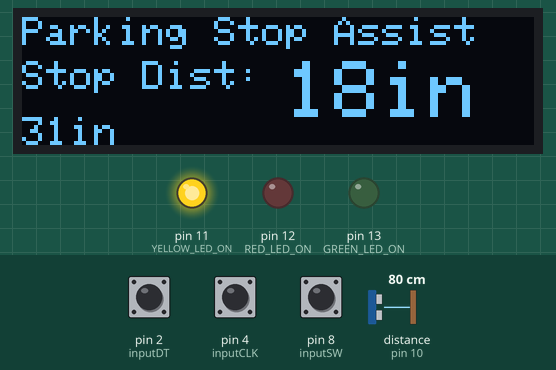
Recording of a sketch running on a simulated Arduino Uno, built with avr-gcc and run on an emulated ATmega328P. Shown: 128×32 one-colour display, output pins drawn as LEDs (lit = HIGH). The inputs (shaded band) are chosen by the test bench; at power-on: distance to the obstacle (sensor on pin 10) 80 cm, pin 2 (inputDT) HIGH, pin 4 (inputCLK) HIGH, pin 8 (inputSW) HIGH. The echo pulse lasts 58.3 µs per cm; what the sketch prints to the serial monitor is not drawn.

Above: at 13.3 s.
13.4 s: distance to the obstacle (sensor on pin 10) set to 48 cm
At 15.0 s:
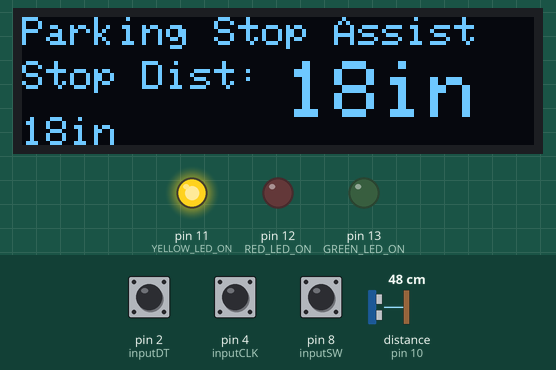
16.1 s: distance to the obstacle (sensor on pin 10) set to 41 cm
At 18.3 s:
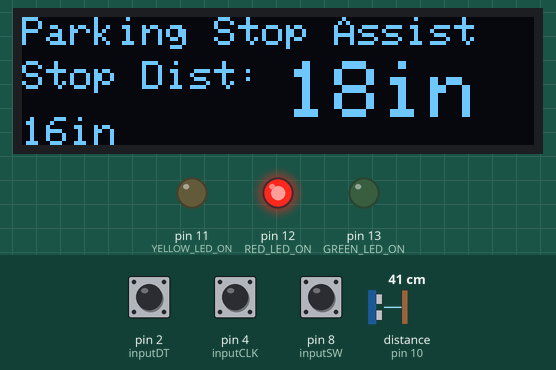
18.6 s: distance to the obstacle (sensor on pin 10) set to 259 cm
At 20.3 s:
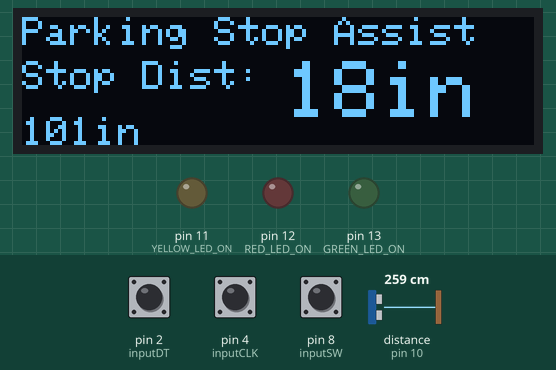
25.4 s: distance to the obstacle (sensor on pin 10) set to 204 cm
At 27.7 s:
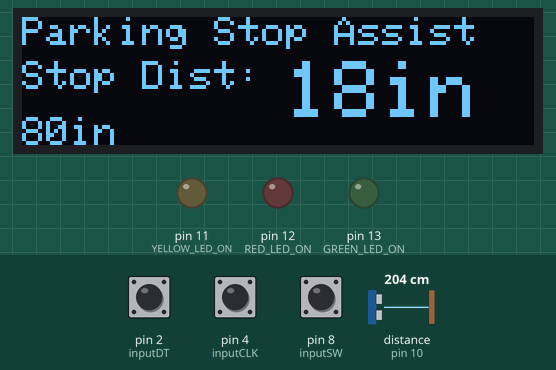
28.0 s: distance to the obstacle (sensor on pin 10) set to 195 cm
At 29.1 s:
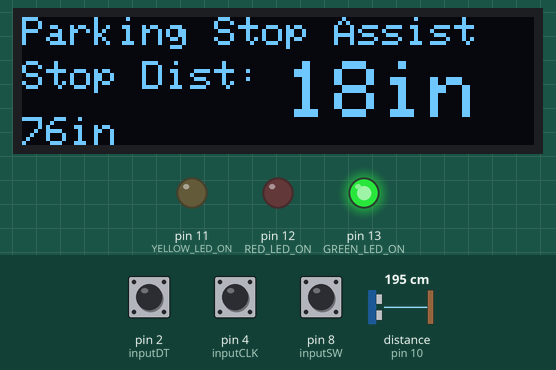
Timing chart, 0 to 31.0 s (numbered marks = the images above; inputs shaded):
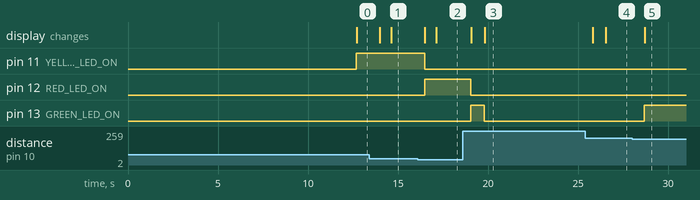

Measured:
- the behaviour switches between 46 and 45 cm on distance to the obstacle (sensor on pin 10) (found by bisection; images 1 and 2)
- the behaviour switches between 199 and 198 cm on distance to the obstacle (sensor on pin 10) (found by bisection; images 4 and 5)
- after the input at 13.4 s, the display: first changes after 0.58 s (image 1 shows a later state)
- after the input at 16.1 s, pin 11 (YELLOW_LED_ON): HIGH → LOW after 0.38 s; pin 12 (RED_LED_ON): LOW → HIGH after 0.38 s; the display: first changes after 0.40 s (image 2 shows a later state)
- after the input at 18.6 s, pin 12 (RED_LED_ON): HIGH → LOW after 0.45 s; pin 13 (GREEN_LED_ON): LOW → HIGH after 0.45 s, → LOW 0.75 s later; the display: first changes after 0.46 s (image 3 shows a later state)
- after the input at 25.4 s, the display: first changes after 0.43 s (image 4 shows a later state)
- after the input at 28.0 s, pin 13 (GREEN_LED_ON): LOW → HIGH after 0.69 s; the display: changes after 0.71 s (image 5)

The sketch:

Garage_Parking_Light.ino
```cpp
//For OLED Display
#include <SPI.h>
#include <Wire.h>
#include <Adafruit_GFX.h>
#include <Adafruit_SSD1306.h>
#include <Ultrasonic.h>
#include <EEPROM.h>
/*
 * Parking Assist Stoplight
 * Created by Ty Palowski
 * https://youtube.com/c/typalowski
 *
 *
 *  I haven't located a github repository for Ty (pjk)
 */
 /************************** Configuration ***********************************
 *
 *    Modifications made to source code by
 *    Peter Kelly (pjk)
 *    eeguy98@gmail.com
 *
 *    Fusion 360 models for 3D printing created by Peter Kelly.
 *
 *  Revision History
 *  Rev       Author        Changes
 *  1.00      pjk           Initial changes from Ty's original code found at
 *                            https://create.arduino.cc/projecthub/typalowski/parking-assist-stoplight-2794d7
 *                            View README to find major changes in my build and Ty's initial release.
 *
 */

//For Rotary Encoder
int inputCLK = 4;     //Encoder Pin CLK (Clock)
int inputDT = 2;      //Encoder Pin DT (Data)
int inputSW = 8;      //Encoder Pin SW (Switch)

int counter = 1;      // Offset from startup value of light1
                      //  This is incremented/decremented with every click of teh encoder
int currentStateCLK = LOW;
int previousStateCLK = currentStateCLK;
int switchState = HIGH;

String encdir ="";

//For Ultrasonic Sensor
#define TRIGGER_PIN 9   // US Trigger pin.  Toggle to start measurement
#define ECHO_PIN   10   // US Echo Pin.  Measure length to convert to inches

#define RED_LED_ON    12      // Current supply for RED LED
#define YELLOW_LED_ON 11      // Current supply for YELLOW LED
#define GREEN_LED_ON  13      // Current supply for GREEN LED

/*********************************************
 *
 *
 * Red light span
 * |             |<- light1 (red_const)
 *                Yellow light Span
 *               |                      |<- light2 = light1 + yellow_const
 *                                       Green light span
 *                                      |                         |<- light3 = light2 + green_const
 *                                                                 No LED on
 *                                                                >|  Anything greater than the Green gap
 *
 */
                    // The following variables change as the encoder is turned
int light1 = 18;    // Distance used to make a decision on which LED to turn on
int light2 = 24;    //  These only change when the switch button is pressed.
int light3 = 36;    //  These values are stored in EEPROM
int distance1;
                                        // The constant numbers determine the gaps
unsigned char  red_const = light1;      // How close you can get when the light turns red (in inch)
unsigned char  yellow_const = light2;   // Light turns yellow
unsigned char  green_const = light3;    // Light turns green


#define SCREEN_WIDTH 128 // OLED display width, in pixels
#define SCREEN_HEIGHT 32 // OLED display height, in pixels

// Declaration for an SSD1306 display connected to I2C (SDA, SCL pins)
#define OLED_RESET     4 // Reset pin # (or -1 if sharing Arduino reset pin)

/*******************************************************
 *
 *  Set up the EEPROM addresses
 *  ADDR      DATA
 *  ----      ----
 *  0x00      Current 'RED' distance
 *  0x01      Gap from RED to YELLOW
 *  0x02      Gap from YELLOW  to GREEN
 *
 ********************************************************/
#define RED_DIST    0
#define YELLOW_GAP  1
#define GREEN_GAP   2
#define MAX_EEPROM  256

#define DEBUG 1       //  Turn on or off the DEBUG output
#define CLEAR_EEPROM  0   // Used to clear the EEPROM if you get it too hosed.


Adafruit_SSD1306 display(SCREEN_WIDTH, SCREEN_HEIGHT, &Wire, OLED_RESET);

//#define LOGO_HEIGHT   16
//#define LOGO_WIDTH    16
const unsigned char myBitmap [] PROGMEM =
{ // 'stoplight and jeep, 128x32px
  0x00, 0x00, 0x0f, 0xc0, 0x00, 0x00, 0x00, 0x00, 0xff, 0xff, 0xff, 0xf0, 0x00, 0x00, 0x00, 0x00,
  0x00, 0x00, 0x1f, 0xf0, 0x00, 0x00, 0x00, 0x01, 0xff, 0xff, 0xff, 0xf8, 0x00, 0x00, 0x00, 0x00,
  0x00, 0x00, 0x7f, 0xf8, 0x00, 0x00, 0x00, 0x01, 0x80, 0x06, 0x00, 0x18, 0x00, 0x00, 0x00, 0x00,
  0x00, 0x00, 0xff, 0xfe, 0x00, 0x00, 0x00, 0x01, 0x80, 0x06, 0x00, 0x18, 0x00, 0x00, 0x00, 0x00,
  0x00, 0xff, 0xfc, 0xff, 0xfc, 0x00, 0x00, 0x01, 0xe0, 0x07, 0x80, 0x1c, 0x00, 0x00, 0x00, 0x00,
  0x00, 0xff, 0xf0, 0x3f, 0xfc, 0x00, 0x07, 0xc1, 0xe0, 0x07, 0x80, 0x0e, 0x00, 0x00, 0x00, 0x00,
  0x00, 0xff, 0xf0, 0x1f, 0xfc, 0x00, 0x07, 0xc1, 0xe0, 0x07, 0x80, 0x1e, 0x00, 0x00, 0x00, 0x00,
  0x00, 0x7f, 0xf0, 0x1f, 0xf8, 0x00, 0x06, 0xc1, 0xe0, 0x07, 0x80, 0x3e, 0x00, 0x00, 0x00, 0x00,
  0x00, 0x3f, 0xf0, 0x1f, 0xf0, 0x00, 0x07, 0xc1, 0xb0, 0x06, 0xc0, 0x3f, 0xff, 0x00, 0x00, 0x00,
  0x00, 0x0f, 0xf0, 0x3f, 0xe0, 0x00, 0x07, 0xcf, 0xf8, 0x07, 0xc0, 0x3f, 0xff, 0xff, 0x80, 0x00,
  0x00, 0x0f, 0xf8, 0x7f, 0xc0, 0x00, 0x07, 0xff, 0xff, 0xff, 0xff, 0xff, 0xff, 0xff, 0x80, 0x00,
  0x00, 0x01, 0xff, 0xfe, 0x00, 0x00, 0x07, 0xdf, 0xff, 0xff, 0xff, 0xff, 0xff, 0xff, 0xa0, 0x00,
  0x00, 0x00, 0xff, 0xfc, 0x00, 0x00, 0x07, 0xdf, 0xff, 0xff, 0xff, 0xff, 0xff, 0xff, 0xe0, 0x00,
  0x00, 0xff, 0xfe, 0xff, 0xfc, 0x00, 0x07, 0xdf, 0xff, 0xff, 0xff, 0xff, 0xff, 0xff, 0xe0, 0x00,
  0x00, 0xff, 0xf0, 0x3f, 0xfc, 0x00, 0x07, 0xff, 0xff, 0xff, 0xff, 0xff, 0xff, 0xff, 0xe0, 0x00,
  0x00, 0xff, 0xf0, 0x1f, 0xfc, 0x00, 0x07, 0xdf, 0xff, 0xff, 0xff, 0xff, 0xff, 0xff, 0xff, 0x00,
  0x00, 0x7f, 0xf0, 0x1f, 0xf8, 0x00, 0x07, 0xdf, 0xff, 0xff, 0xff, 0xff, 0xff, 0xff, 0xff, 0x00,
  0x00, 0x3f, 0xf0, 0x1f, 0xf8, 0x00, 0x07, 0xdf, 0xff, 0xff, 0xff, 0xff, 0xff, 0xff, 0xff, 0x00,
  0x00, 0x1f, 0xf0, 0x3f, 0xe0, 0x00, 0x00, 0x7f, 0xff, 0xff, 0xff, 0xff, 0xff, 0xff, 0xff, 0x00,
  0x00, 0x0f, 0xf8, 0x3f, 0xc0, 0x00, 0x00, 0xff, 0xff, 0xff, 0xff, 0xff, 0xff, 0xff, 0xfe, 0x00,
  0x00, 0x07, 0xff, 0xff, 0xc0, 0x00, 0x00, 0xff, 0xff, 0xff, 0xff, 0xff, 0xff, 0xff, 0xf0, 0x00,
  0x00, 0x00, 0xff, 0xfe, 0x00, 0x00, 0x00, 0xff, 0xff, 0xff, 0xff, 0xff, 0xff, 0xff, 0xe0, 0x00,
  0x00, 0x01, 0xff, 0xfe, 0x00, 0x00, 0x00, 0x07, 0xff, 0xff, 0xff, 0xff, 0xff, 0xff, 0xc0, 0x00,
  0x00, 0xff, 0xf8, 0x7f, 0xfc, 0x00, 0x00, 0x03, 0xff, 0xf6, 0x00, 0x00, 0x6f, 0xff, 0xc0, 0x00,
  0x00, 0xff, 0xf0, 0x3f, 0xfc, 0x00, 0x00, 0x03, 0xff, 0xf0, 0x00, 0x00, 0x07, 0xff, 0xc0, 0x00,
  0x00, 0xff, 0xf0, 0x1f, 0xfc, 0x00, 0x00, 0x03, 0xff, 0xf0, 0x00, 0x00, 0x0f, 0xff, 0xc0, 0x00,
  0x00, 0x7f, 0xe0, 0x1f, 0xf8, 0x00, 0x00, 0x01, 0xff, 0xe0, 0x00, 0x00, 0x07, 0xff, 0x80, 0x00,
  0x00, 0x3f, 0xf0, 0x1f, 0xf0, 0x00, 0x00, 0x01, 0xff, 0xe0, 0x00, 0x00, 0x07, 0xff, 0x80, 0x00,
  0x00, 0x0f, 0xf0, 0x3f, 0xc0, 0x00, 0x00, 0x00, 0xff, 0xc0, 0x00, 0x00, 0x03, 0xff, 0x00, 0x00,
  0x00, 0x0f, 0xfc, 0x7f, 0xc0, 0x00, 0x00, 0x00, 0x7f, 0x80, 0x00, 0x00, 0x01, 0xfe, 0x00, 0x00,
  0x00, 0x01, 0xff, 0xfe, 0x00, 0x00, 0x00, 0x00, 0x14, 0x00, 0x00, 0x00, 0x00, 0x38, 0x00, 0x00,
  0x00, 0x00, 0x7f, 0xf8, 0x00, 0x00, 0x00, 0x00, 0x00, 0x00, 0x00, 0x00, 0x00, 0x00, 0x00, 0x00};

void setup()
{ Serial.begin (9600);              // Set up serial port to 9600
  pinMode(TRIGGER_PIN, OUTPUT);     // Ultrasonic (US) Trigger is an output to start the signal
  pinMode(ECHO_PIN, INPUT);         // US Echo is an input to measure time on
  pinMode(RED_LED_ON, OUTPUT);            // Set up the LED 'turn-on' pins to output
  pinMode(YELLOW_LED_ON, OUTPUT);
  pinMode(GREEN_LED_ON, OUTPUT);

  attachInterrupt(digitalPinToInterrupt(inputDT), update, CHANGE);

   // Set encoder pins as inputs
   pinMode (inputCLK, INPUT_PULLUP);    // Encoder pins are all pullups, since the
   pinMode (inputDT, INPUT_PULLUP);     //  encoder I used switches to GND  (pjk)
   pinMode (inputSW, INPUT_PULLUP);

   // SSD1306_SWITCHCAPVCC = generate display voltage from 3.3V internally
  if(!display.begin(SSD1306_SWITCHCAPVCC, 0x3C)) { // Address 0x3C for 128x32
    Serial.println(F("SSD1306 allocation failed"));
    for(;;); // Don't proceed, loop forever
  }

  // Clear the buffer
  display.clearDisplay();     //  Print the pretty graphcs Ty made
  display.setRotation (2);

  display.drawBitmap(0, 0, myBitmap, 128, 64, WHITE); // display.drawBitmap(x position, y position, bitmap data, bitmap width, bitmap height, color)

  // Show the display buffer on the screen. You MUST call display() after
  // drawing commands to make them visible on screen!
  display.display();
  delay(2000);

#if CLEAR_EEPROM
    EEPROM.write(RED_DIST, 0xff);     // Clear all your current values
    EEPROM.write(YELLOW_GAP, 0xff);   //  so you are clean on reboot.
    EEPROM.write(GREEN_GAP, 0xff);
#endif

#if DEBUG
    Serial.print("EEPROM[0] = ");
    Serial.println(EEPROM.read(RED_DIST));
    Serial.print("EEPROM[1] = ");
    Serial.println(EEPROM.read(YELLOW_GAP));
    Serial.print("EEPROM[2] = ");
    Serial.println(EEPROM.read(GREEN_GAP));

    delay(10000);
#endif
  if (EEPROM.read(RED_DIST) != 0xff)    // If it's never been written...
    light1 = (EEPROM.read(RED_DIST));

  if (EEPROM.read(YELLOW_GAP) != 0xff)
    light2 = (EEPROM.read(YELLOW_GAP));

  if (EEPROM.read(GREEN_GAP) != 0xff)
    light3 = (EEPROM.read(GREEN_GAP));

#if DEBUG
    Serial.print("red_const = ");
    Serial.println(light1);
    Serial.print("yellow_const = ");
    Serial.println(light2);
    Serial.print("green_const = ");
    Serial.println(light3);
#endif

red_const = light1;   // How close you can get when the light turns red (in inch)
                      // The other lights vary based on the gap set above

}

void loop(){

//  Set up local variables used in loop()
  long duration, distance;
  unsigned char i, dist_smooth = 10;    // Get a few samples of the US to smooth out noise
  float dist_total;

// BUTTON
  switchState = digitalRead(inputSW); // Read the digital value of the switch (LOW/HIGH)
  // If the switch is pressed (LOW), print message and store new values
  if (switchState == LOW)
  {
    Serial.println("Switch pressed");
    EEPROM.write(RED_DIST, light1);                     // Store all your current values
    EEPROM.write(YELLOW_GAP, light1 + yellow_const);    //  so they are available on reboot.
    EEPROM.write(GREEN_GAP, light2 + green_const);
  }

  dist_total = 0;   // reset this
  for (i = 0; i < dist_smooth; i++){
    Ultrasonic ultrasonic(TRIGGER_PIN, ECHO_PIN);
    distance = ultrasonic.distanceRead()/2.54;  /* Read the distance, in cm.  Convert to inches */
    dist_total += distance;     // keep the running total
    delay(50);
  }
  distance = dist_total / i;    // Get the average

  Serial.print("Distance measured:");
  Serial.println(distance);

  light1 = counter + red_const;     // light1 ..2 and ..3 set the distance to change the active LED.
  light2 = light1 + yellow_const;
  light3 = light2 + green_const;
  distance1 = distance;

#if DEBUG
    Serial.print("red_const = ");
    Serial.println(red_const);
    Serial.print("yellow_const = ");
    Serial.println(yellow_const);
    Serial.print("green_const = ");
    Serial.println(green_const);
    Serial.println();
    Serial.print("counter: ");
    Serial.println(counter);
    Serial.print("light1: ");
    Serial.println(light1);
    Serial.print("light2: ");
    Serial.println(light2);
    Serial.print("light3: ");
    Serial.println(light3);
    Serial.print("distance: ");
    Serial.println(distance);
#endif


if (distance < light1)
 { //RED LIGHT
  digitalWrite(RED_LED_ON,HIGH);
  digitalWrite(YELLOW_LED_ON,LOW);
  digitalWrite(GREEN_LED_ON,LOW);
 }
else if (distance >= light1 && distance < light2)
 { //YELLOW LIGHT
  digitalWrite(YELLOW_LED_ON,HIGH);
  digitalWrite(RED_LED_ON,LOW);
  digitalWrite(GREEN_LED_ON,LOW);
 }
else if (distance >= light2 && distance < light3)
 { //GREEN LIGHT
  digitalWrite(GREEN_LED_ON,HIGH);
  digitalWrite(RED_LED_ON,LOW);
  digitalWrite(YELLOW_LED_ON,LOW);
 }
else
 {
  digitalWrite(RED_LED_ON,LOW);
  digitalWrite(YELLOW_LED_ON,LOW);
  digitalWrite(GREEN_LED_ON,LOW);
 }
  displayStopDist();
  display.display();
}

void update() {
    // Read the current state of inputCLK
   currentStateCLK = digitalRead(inputCLK);

   Serial.println(F("Reading encoder"));
   if ((previousStateCLK == LOW) && (currentStateCLK == HIGH))
   {
      if (digitalRead(inputDT) == HIGH)
        counter --;
      else
        counter ++;
   }
   previousStateCLK = currentStateCLK;    // Remember where it was
}

void displayStopDist(){

  // Define d as Stop Distance
  float d = light1;
  float c = distance1;
  // Clear the display
  display.clearDisplay();
  //Set the color - always use white despite actual display color
  display.setTextColor(WHITE);
  //Set the font size
  display.setTextSize(1);
  //Set the cursor coordinates
  display.setCursor(0,0);
  display.print("Parking Stop Assist");
  display.setCursor(0,11);
  display.print("Stop Dist: ");
  display.setTextSize(2);
  display.print(d,0);
  display.print("in");
  display.setTextSize(1);
  display.setCursor(0,25);
  //display.print("Temperature: ");
  display.print(c,0);
  display.print("in");
}
```
